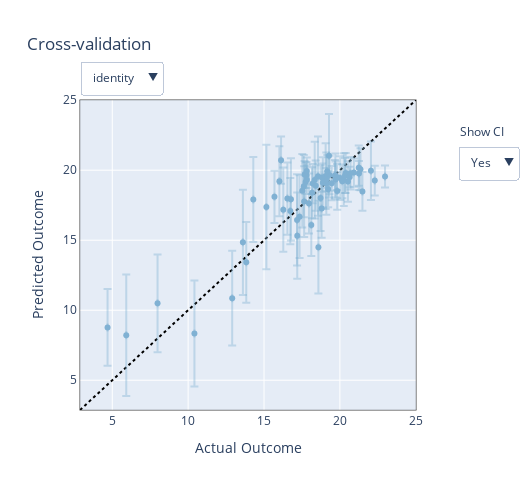

The cell this chart's notebook holds for it:
### Code cell
# Plot the results of cross validation
from sklearn.metrics import r2_score
cv_results = cross_validate(model)

# calculate the r2
observed, predicted = [], []
for i in range(len(cv_results)):
    observed.append(cv_results[i].observed.data.means[0])
    predicted.append(cv_results[i].predicted.means[0])
r2 = r2_score(observed, predicted)
print(f'R2 = {r2}')
render(interact_cross_validation(cv_results))

### Figure 1 — Plotly figure (JSON) as saved in the notebook; plotly's stock layout.template omitted (floating-point values rounded to 4 significant figures)
{"data": [{"hoverinfo": "none", "line": {"color": "black", "dash": "dot", "width": 2}, "mode": "lines", "showlegend": false, "type": "scatter", "visible": true, "x": [2.874, 25.01], "y": [2.874, 25.01]}, {"error_x": {"array": [null, null, null, null, null, null, null, null, null, null, null, null, null, null, null, null, null, null, null, null, null, null, null, null, null, null, null, null, null, null, null, null, null, null, null, null, null, null, null, null, null, null, null, null, null, null, null, null, null, null, null, null, null, null, null, null, null, null, null, null, null, null, null, null, null, null, null, null], "color": "rgba(128,177,211,0.4)", "type": "data"}, "error_y": {"array": [2.887, 1.28, 2.088, 3.383, 2.835, 2.145, 2.348, 3.79, 2.954, 4.334, 4.451, 2.217, 2.525, 2.742, 2.503, 2.941, 3.493, 3.264, 3.084, 3.308, 3.03, 1.827, 1.339, 2.215, 2.367, 1.83, 1.871, 2.744, 2.622, 1.219, 3.758, 3.009, 0.7826, 1.06, 1.388, 1.434, 1.378, 2.349, 1.451, 1.282, 1.497, 1.559, 2.224, 1.793, 1.403, 1.882, 2.58, 1.613, 1.689, 1.176, 2.095, 1.198, 1.256, 1.398, 0.7364, 0.8354, 1.006, 0.9293, 0.9305, 1.095, 1.596, 1.002, 1.153, 0.9594, 1.017, 0.9577, 0.8858, 2.98], "color": "rgba(128,177,211,0.4)", "type": "data"}, "hoverinfo": "text", "marker": {"color": "rgba(128,177,211,1)"}, "mode": "markers", "name": "In-sample", "showlegend": true, "text": ["<b>Arm 0_0</b><br><br>Actual Outcome: 13.83 [nan, nan]<br>Predicted Outcome: 13.422 [10.534, 16.309]<br><br><em>Parameterization:</em><br>Spin_Speed_1: 2404<br>Duration_t1: 15<br>Spin_Speed_2: 1745<br>Dispense_Speed: 203<br>Duration_t3: 13<br>Spin_Speed_3: 4494", "<b>Arm 1_0</b><br><br>Actual Outcome: 19.712 [nan, nan]<br>Predicted Outcome: 19.344 [18.065, 20.624]<br><br><em>Parameterization:</em><br>Spin_Speed_1: 1835<br>Duration_t1: 17<br>Spin_Speed_2: 2289<br>Dispense_Speed: 289<br>Duration_t3: 11<br>Spin_Speed_3: 4389", "<b>Arm 2_0</b><br><br>Actual Outcome: 18.797 [nan, nan]<br>Predicted Outcome: 17.271 [15.183, 19.359]<br><br><em>Parameterization:</em><br>Spin_Speed_1: 1067<br>Duration_t1: 33<br>Spin_Speed_2: 2352<br>Dispense_Speed: 235<br>Duration_t3: 5<br>Spin_Speed_3: 2861", "<b>Arm 3_0</b><br><br>Actual Outcome: 12.903 [nan, nan]<br>Predicted Outcome: 10.856 [7.474, 14.239]<br><br><em>Parameterization:</em><br>Spin_Speed_1: 2276<br>Duration_t1: 18<br>Spin_Speed_2: 1821<br>Dispense_Speed: 26<br>Duration_t3: 15<br>Spin_Speed_3: 3241", "<b>Arm 4_0</b><br><br>Actual Outcome: 18.556 [nan, nan]<br>Predicted Outcome: 19.575 [16.740, 22.410]<br><br><em>Parameterization:</em><br>Spin_Speed_1: 2147<br>Duration_t1: 30<br>Spin_Speed_2: 2816<br>Dispense_Speed: 290<br>Duration_t3: 29<br>Spin_Speed_3: 4981", "<b>Arm 5_0</b><br><br>Actual Outcome: 17.962 [nan, nan]<br>Predicted Outcome: 17.625 [15.479, 19.770]<br><br><em>Parameterization:</em><br>Spin_Speed_1: 1152<br>Duration_t1: 28<br>Spin_Speed_2: 2734<br>Dispense_Speed: 122<br>Duration_t3: 8<br>Spin_Speed_3: 4856", "<b>Arm 6_0</b><br><br>Actual Outcome: 18.726 [nan, nan]<br>Predicted Outcome: 18.012 [15.664, 20.360]<br><br><em>Parameterization:</em><br>Spin_Speed_1: 1240<br>Duration_t1: 23<br>Spin_Speed_2: 2993<br>Dispense_Speed: 190<br>Duration_t3: 19<br>Spin_Speed_3: 2560", "<b>Arm 7_0</b><br><br>Actual Outcome: 10.414 [nan, nan]<br>Predicted Outcome: 8.334 [4.544, 12.123]<br><br><em>Parameterization:</em><br>Spin_Speed_1: 2471<br>Duration_t1: 21<br>Spin_Speed_2: 1394<br>Dispense_Speed: 138<br>Duration_t3: 29<br>Spin_Speed_3: 2046", "<b>Arm 8_0</b><br><br>Actual Outcome: 17.342 [nan, nan]<br>Predicted Outcome: 16.681 [13.727, 19.635]<br><br><em>Parameterization:</em><br>Spin_Speed_1: 907<br>Duration_t1: 9<br>Spin_Speed_2: 2766<br>Dispense_Speed: 314<br>Duration_t3: 22<br>Spin_Speed_3: 4323", "<b>Arm 9_0</b><br><br>Actual Outcome: 5.922 [nan, nan]<br>Predicted Outcome: 8.214 [3.880, 12.548]<br><br><em>Parameterization:</em><br>Spin_Speed_1: 2034<br>Duration_t1: 18<br>Spin_Speed_2: 1021<br>Dispense_Speed: 90<br>Duration_t3: 7<br>Spin_Speed_3: 4776", "<b>Arm 10_0</b><br><br>Actual Outcome: 15.154 [nan, nan]<br>Predicted Outcome: 17.371 [12.920, 21.823]<br><br><em>Parameterization:</em><br>Spin_Speed_1: 540<br>Duration_t1: 19<br>Spin_Speed_2: 2383<br>Dispense_Speed: 16<br>Duration_t3: 23<br>Spin_Speed_3: 4632", "<b>Arm 11_0</b><br><br>Actual Outcome: 19.105 [nan, nan]<br>Predicted Outcome: 19.044 [16.827, 21.261]<br><br><em>Parameterization:</em><br>Spin_Speed_1: 1532<br>Duration_t1: 12<br>Spin_Speed_2: 1955<br>Dispense_Speed: 383<br>Duration_t3: 18<br>Spin_Speed_3: 4137", "<b>Arm 12_0</b><br><br>Actual Outcome: 17.644 [nan, nan]<br>Predicted Outcome: 17.762 [15.237, 20.287]<br><br><em>Parameterization:</em><br>Spin_Speed_1: 1024<br>Duration_t1: 8<br>Spin_Speed_2: 2631<br>Dispense_Speed: 367<br>Duration_t3: 21<br>Spin_Speed_3: 2135", "<b>Arm 13_0</b><br><br>Actual Outcome: 18.34 [nan, nan]<br>Predicted Outcome: 19.296 [16.555, 22.038]<br><br><em>Parameterization:</em><br>Spin_Speed_1: 1768<br>Duration_t1: 22<br>Spin_Speed_2: 2927<br>Dispense_Speed: 77<br>Duration_t3: 10<br>Spin_Speed_3: 4208", "<b>Arm 14_0</b><br><br>Actual Outcome: 16.013 [nan, nan]<br>Predicted Outcome: 19.213 [16.709, 21.716]<br><br><em>Parameterization:</em><br>Spin_Speed_1: 1598<br>Duration_t1: 29<br>Spin_Speed_2: 2592<br>Dispense_Speed: 396<br>Duration_t3: 23<br>Spin_Speed_3: 3688", "<b>Arm 15_0</b><br><br>Actual Outcome: 16.773 [nan, nan]<br>Predicted Outcome: 17.922 [14.980, 20.863]<br><br><em>Parameterization:</em><br>Spin_Speed_1: 691<br>Duration_t1: 14<br>Spin_Speed_2: 1661<br>Dispense_Speed: 248<br>Duration_t3: 19<br>Spin_Speed_3: 3523", "<b>Arm 16_0</b><br><br>Actual Outcome: 7.984 [nan, nan]<br>Predicted Outcome: 10.495 [7.002, 13.988]<br><br><em>Parameterization:</em><br>Spin_Speed_1: 1745<br>Duration_t1: 28<br>Spin_Speed_2: 1098<br>Dispense_Speed: 108<br>Duration_t3: 16<br>Spin_Speed_3: 2467", "<b>Arm 17_0</b><br><br>Actual Outcome: 17.178 [nan, nan]<br>Predicted Outcome: 16.45 [13.186, 19.714]<br><br><em>Parameterization:</em><br>Spin_Speed_1: 2111<br>Duration_t1: 31<br>Spin_Speed_2: 2065<br>Dispense_Speed: 349<br>Duration_t3: 27<br>Spin_Speed_3: 2251", "<b>Arm 18_0</b><br><br>Actual Outcome: 17.19 [nan, nan]<br>Predicted Outcome: 15.326 [12.242, 18.410]<br><br><em>Parameterization:</em><br>Spin_Speed_1: 621<br>Duration_t1: 26<br>Spin_Speed_2: 1221<br>Dispense_Speed: 51<br>Duration_t3: 26<br>Spin_Speed_3: 3907", "<b>Arm 19_0</b><br><br>Actual Outcome: 18.583 [nan, nan]<br>Predicted Outcome: 14.503 [11.195, 17.810]<br><br><em>Parameterization:</em><br>Spin_Speed_1: 1442<br>Duration_t1: 9<br>Spin_Speed_2: 1297<br>Dispense_Speed: 306<br>Duration_t3: 9<br>Spin_Speed_3: 3972", "<b>Arm 20_0</b><br><br>Actual Outcome: 14.294 [nan, nan]<br>Predicted Outcome: 17.91 [14.880, 20.940]<br><br><em>Parameterization:</em><br>Spin_Speed_1: 810<br>Duration_t1: 33<br>Spin_Speed_2: 1776<br>Dispense_Speed: 258<br>Duration_t3: 6<br>Spin_Speed_3: 4599", "<b>Arm 21_0</b><br><br>Actual Outcome: 18.165 [nan, nan]<br>Predicted Outcome: 18.39 [16.563, 20.217]<br><br><em>Parameterization:</em><br>Spin_Speed_1: 1308<br>Duration_t1: 32<br>Spin_Speed_2: 2558<br>Dispense_Speed: 146<br>Duration_t3: 12<br>Spin_Speed_3: 3111", "<b>Arm 22_0</b><br><br>Actual Outcome: 19.824 [nan, nan]<br>Predicted Outcome: 18.512 [17.173, 19.850]<br><br><em>Parameterization:</em><br>Spin_Speed_1: 1333<br>Duration_t1: 20<br>Spin_Speed_2: 1878<br>Dispense_Speed: 212<br>Duration_t3: 24<br>Spin_Speed_3: 3386", "<b>Arm 23_0</b><br><br>Actual Outcome: 18.115 [nan, nan]<br>Predicted Outcome: 16.086 [13.871, 18.301]<br><br><em>Parameterization:</em><br>Spin_Speed_1: 863<br>Duration_t1: 34<br>Spin_Speed_2: 1535<br>Dispense_Speed: 104<br>Duration_t3: 25<br>Spin_Speed_3: 3160", "<b>Arm 24_0</b><br><br>Actual Outcome: 16.732 [nan, nan]<br>Predicted Outcome: 17.08 [14.713, 19.448]<br><br><em>Parameterization:</em><br>Spin_Speed_1: 675<br>Duration_t1: 26<br>Spin_Speed_2: 1604<br>Dispense_Speed: 66<br>Duration_t3: 21<br>Spin_Speed_3: 2720", "<b>Arm 25_0</b><br><br>Actual Outcome: 18.876 [nan, nan]<br>Predicted Outcome: 19.096 [17.265, 20.926]<br><br><em>Parameterization:</em><br>Spin_Speed_1: 1420<br>Duration_t1: 12<br>Spin_Speed_2: 2015<br>Dispense_Speed: 277<br>Duration_t3: 7<br>Spin_Speed_3: 3621", "<b>Arm 26_0</b><br><br>Actual Outcome: 15.688 [nan, nan]<br>Predicted Outcome: 18.099 [16.229, 19.970]<br><br><em>Parameterization:</em><br>Spin_Speed_1: 1973<br>Duration_t1: 24<br>Spin_Speed_2: 2137<br>Dispense_Speed: 218<br>Duration_t3: 16<br>Spin_Speed_3: 2822", "<b>Arm 27_0</b><br><br>Actual Outcome: 4.69 [nan, nan]<br>Predicted Outcome: 8.774 [6.030, 11.519]<br><br><em>Parameterization:</em><br>Spin_Speed_1: 2349<br>Duration_t1: 15<br>Spin_Speed_2: 1315<br>Dispense_Speed: 35<br>Duration_t3: 18<br>Spin_Speed_3: 2282", "<b>Arm 28_0</b><br><br>Actual Outcome: 17.522 [nan, nan]<br>Predicted Outcome: 18.536 [15.914, 21.158]<br><br><em>Parameterization:</em><br>Spin_Speed_1: 2211<br>Duration_t1: 10<br>Spin_Speed_2: 2465<br>Dispense_Speed: 156<br>Duration_t3: 13<br>Spin_Speed_3: 2585", "<b>Arm 29_0</b><br><br>Actual Outcome: 19.463 [nan, nan]<br>Predicted Outcome: 19.074 [17.855, 20.293]<br><br><em>Parameterization:</em><br>Spin_Speed_1: 1632<br>Duration_t1: 20<br>Spin_Speed_2: 2233<br>Dispense_Speed: 328<br>Duration_t3: 14<br>Spin_Speed_3: 3025", "<b>Arm 30_0</b><br><br>Actual Outcome: 13.608 [nan, nan]<br>Predicted Outcome: 14.846 [11.088, 18.605]<br><br><em>Parameterization:</em><br>Spin_Speed_1: 1881<br>Duration_t1: 25<br>Spin_Speed_2: 1449<br>Dispense_Speed: 360<br>Duration_t3: 10<br>Spin_Speed_3: 3843", "<b>Arm 31_0</b><br><br>Actual Outcome: 16.27 [nan, nan]<br>Predicted Outcome: 17.177 [14.168, 20.186]<br><br><em>Parameterization:</em><br>Spin_Speed_1: 953<br>Duration_t1: 13<br>Spin_Speed_2: 1167<br>Dispense_Speed: 177<br>Duration_t3: 27<br>Spin_Speed_3: 3463", "<b>Arm 32_0</b><br><br>Actual Outcome: 22.973 [nan, nan]<br>Predicted Outcome: 19.548 [18.766, 20.331]<br><br><em>Parameterization:</em><br>Spin_Speed_1: 1474<br>Duration_t1: 14<br>Spin_Speed_2: 2324<br>Dispense_Speed: 250<br>Duration_t3: 19<br>Spin_Speed_3: 3910", "<b>Arm 33_0</b><br><br>Actual Outcome: 22.298 [nan, nan]<br>Predicted Outcome: 19.256 [18.196, 20.317]<br><br><em>Parameterization:</em><br>Spin_Speed_1: 1515<br>Duration_t1: 16<br>Spin_Speed_2: 2676<br>Dispense_Speed: 269<br>Duration_t3: 6<br>Spin_Speed_3: 3552", "<b>Arm 34_0</b><br><br>Actual Outcome: 21.484 [nan, nan]<br>Predicted Outcome: 18.488 [17.100, 19.876]<br><br><em>Parameterization:</em><br>Spin_Speed_1: 1165<br>Duration_t1: 23<br>Spin_Speed_2: 2063<br>Dispense_Speed: 241<br>Duration_t3: 32<br>Spin_Speed_3: 2863", "<b>Arm 35_0</b><br><br>Actual Outcome: 20.381 [nan, nan]<br>Predicted Outcome: 19.8 [18.366, 21.234]<br><br><em>Parameterization:</em><br>Spin_Speed_1: 1913<br>Duration_t1: 13<br>Spin_Speed_2: 2671<br>Dispense_Speed: 222<br>Duration_t3: 22<br>Spin_Speed_3: 5000", "<b>Arm 36_0</b><br><br>Actual Outcome: 19.312 [nan, nan]<br>Predicted Outcome: 19.654 [18.276, 21.032]<br><br><em>Parameterization:</em><br>Spin_Speed_1: 1421<br>Duration_t1: 8<br>Spin_Speed_2: 2021<br>Dispense_Speed: 279<br>Duration_t3: 25<br>Spin_Speed_3: 3002", "<b>Arm 37_0</b><br><br>Actual Outcome: 19.06 [nan, nan]<br>Predicted Outcome: 19.584 [17.234, 21.933]<br><br><em>Parameterization:</em><br>Spin_Speed_1: 1840<br>Duration_t1: 5<br>Spin_Speed_2: 2401<br>Dispense_Speed: 360<br>Duration_t3: 10<br>Spin_Speed_3: 3825", "<b>Arm 38_0</b><br><br>Actual Outcome: 20.529 [nan, nan]<br>Predicted Outcome: 19.198 [17.746, 20.649]<br><br><em>Parameterization:</em><br>Spin_Speed_1: 1476<br>Duration_t1: 13<br>Spin_Speed_2: 2036<br>Dispense_Speed: 242<br>Duration_t3: 25<br>Spin_Speed_3: 5000", "<b>Arm 39_0</b><br><br>Actual Outcome: 19.226 [nan, nan]<br>Predicted Outcome: 18.635 [17.353, 19.918]<br><br><em>Parameterization:</em><br>Spin_Speed_1: 1096<br>Duration_t1: 20<br>Spin_Speed_2: 2295<br>Dispense_Speed: 247<br>Duration_t3: 17<br>Spin_Speed_3: 2231", "<b>Arm 40_0</b><br><br>Actual Outcome: 21.355 [nan, nan]<br>Predicted Outcome: 20.065 [18.568, 21.562]<br><br><em>Parameterization:</em><br>Spin_Speed_1: 2126<br>Duration_t1: 21<br>Spin_Speed_2: 2903<br>Dispense_Speed: 266<br>Duration_t3: 9<br>Spin_Speed_3: 5000", "<b>Arm 41_0</b><br><br>Actual Outcome: 20.017 [nan, nan]<br>Predicted Outcome: 19.437 [17.879, 20.996]<br><br><em>Parameterization:</em><br>Spin_Speed_1: 1600<br>Duration_t1: 18<br>Spin_Speed_2: 2444<br>Dispense_Speed: 187<br>Duration_t3: 32<br>Spin_Speed_3: 4233", "<b>Arm 42_0</b><br><br>Actual Outcome: 17.623 [nan, nan]<br>Predicted Outcome: 18.863 [16.639, 21.087]<br><br><em>Parameterization:</em><br>Spin_Speed_1: 1184<br>Duration_t1: 29<br>Spin_Speed_2: 1946<br>Dispense_Speed: 191<br>Duration_t3: 35<br>Spin_Speed_3: 4204", "<b>Arm 43_0</b><br><br>Actual Outcome: 18.409 [nan, nan]<br>Predicted Outcome: 18.899 [17.106, 20.692]<br><br><em>Parameterization:</em><br>Spin_Speed_1: 1210<br>Duration_t1: 18<br>Spin_Speed_2: 1933<br>Dispense_Speed: 325<br>Duration_t3: 21<br>Spin_Speed_3: 2000", "<b>Arm 44_0</b><br><br>Actual Outcome: 18.206 [nan, nan]<br>Predicted Outcome: 19.048 [17.646, 20.451]<br><br><em>Parameterization:</em><br>Spin_Speed_1: 1220<br>Duration_t1: 15<br>Spin_Speed_2: 2546<br>Dispense_Speed: 198<br>Duration_t3: 11<br>Spin_Speed_3: 2783", "<b>Arm 45_0</b><br><br>Actual Outcome: 20.256 [nan, nan]<br>Predicted Outcome: 19.33 [17.448, 21.212]<br><br><em>Parameterization:</em><br>Spin_Speed_1: 1570<br>Duration_t1: 5<br>Spin_Speed_2: 2329<br>Dispense_Speed: 211<br>Duration_t3: 19<br>Spin_Speed_3: 4466", "<b>Arm 46_0</b><br><br>Actual Outcome: 16.54 [nan, nan]<br>Predicted Outcome: 17.972 [15.392, 20.552]<br><br><em>Parameterization:</em><br>Spin_Speed_1: 925<br>Duration_t1: 22<br>Spin_Speed_2: 2808<br>Dispense_Speed: 268<br>Duration_t3: 5<br>Spin_Speed_3: 2000", "<b>Arm 47_0</b><br><br>Actual Outcome: 19.7 [nan, nan]<br>Predicted Outcome: 19.572 [17.959, 21.185]<br><br><em>Parameterization:</em><br>Spin_Speed_1: 1631<br>Duration_t1: 22<br>Spin_Speed_2: 2902<br>Dispense_Speed: 281<br>Duration_t3: 5<br>Spin_Speed_3: 3450", "<b>Arm 48_0</b><br><br>Actual Outcome: 16.123 [nan, nan]<br>Predicted Outcome: 20.719 [19.030, 22.409]<br><br><em>Parameterization:</em><br>Spin_Speed_1: 1720<br>Duration_t1: 5<br>Spin_Speed_2: 2707<br>Dispense_Speed: 260<br>Duration_t3: 10<br>Spin_Speed_3: 4488", "<b>Arm 49_0</b><br><br>Actual Outcome: 19.168 [nan, nan]<br>Predicted Outcome: 19.917 [18.741, 21.093]<br><br><em>Parameterization:</em><br>Spin_Speed_1: 1451<br>Duration_t1: 9<br>Spin_Speed_2: 2149<br>Dispense_Speed: 256<br>Duration_t3: 27<br>Spin_Speed_3: 3416", "<b>Arm 50_0</b><br><br>Actual Outcome: 22.046 [nan, nan]<br>Predicted Outcome: 19.96 [17.865, 22.055]<br><br><em>Parameterization:</em><br>Spin_Speed_1: 2358<br>Duration_t1: 19<br>Spin_Speed_2: 2981<br>Dispense_Speed: 298<br>Duration_t3: 13<br>Spin_Speed_3: 3658", "<b>Arm 51_0</b><br><br>Actual Outcome: 20.158 [nan, nan]<br>Predicted Outcome: 19.203 [18.005, 20.402]<br><br><em>Parameterization:</em><br>Spin_Speed_1: 1490<br>Duration_t1: 19<br>Spin_Speed_2: 2611<br>Dispense_Speed: 270<br>Duration_t3: 5<br>Spin_Speed_3: 4888", "<b>Arm 52_0</b><br><br>Actual Outcome: 20.336 [nan, nan]<br>Predicted Outcome: 19.622 [18.366, 20.878]<br><br><em>Parameterization:</em><br>Spin_Speed_1: 1790<br>Duration_t1: 20<br>Spin_Speed_2: 2696<br>Dispense_Speed: 227<br>Duration_t3: 5<br>Spin_Speed_3: 5000", "<b>Arm 53_0</b><br><br>Actual Outcome: 17.739 [nan, nan]<br>Predicted Outcome: 19.159 [17.762, 20.557]<br><br><em>Parameterization:</em><br>Spin_Speed_1: 1120<br>Duration_t1: 18<br>Spin_Speed_2: 2238<br>Dispense_Speed: 273<br>Duration_t3: 31<br>Spin_Speed_3: 3881", "<b>Arm 54_0</b><br><br>Actual Outcome: 20.647 [nan, nan]<br>Predicted Outcome: 19.517 [18.781, 20.253]<br><br><em>Parameterization:</em><br>Spin_Speed_1: 1509<br>Duration_t1: 18<br>Spin_Speed_2: 2552<br>Dispense_Speed: 254<br>Duration_t3: 17<br>Spin_Speed_3: 4265", "<b>Arm 55_0</b><br><br>Actual Outcome: 19.101 [nan, nan]<br>Predicted Outcome: 19.33 [18.495, 20.166]<br><br><em>Parameterization:</em><br>Spin_Speed_1: 1317<br>Duration_t1: 18<br>Spin_Speed_2: 2336<br>Dispense_Speed: 262<br>Duration_t3: 23<br>Spin_Speed_3: 4092", "<b>Arm 56_0</b><br><br>Actual Outcome: 20.922 [nan, nan]<br>Predicted Outcome: 19.832 [18.826, 20.838]<br><br><em>Parameterization:</em><br>Spin_Speed_1: 1671<br>Duration_t1: 16<br>Spin_Speed_2: 2613<br>Dispense_Speed: 271<br>Duration_t3: 17<br>Spin_Speed_3: 3640", "<b>Arm 57_0</b><br><br>Actual Outcome: 19.808 [nan, nan]<br>Predicted Outcome: 19.521 [18.592, 20.450]<br><br><em>Parameterization:</em><br>Spin_Speed_1: 1596<br>Duration_t1: 19<br>Spin_Speed_2: 2668<br>Dispense_Speed: 237<br>Duration_t3: 12<br>Spin_Speed_3: 4999", "<b>Arm 58_0</b><br><br>Actual Outcome: 17.798 [nan, nan]<br>Predicted Outcome: 19.653 [18.723, 20.584]<br><br><em>Parameterization:</em><br>Spin_Speed_1: 1428<br>Duration_t1: 15<br>Spin_Speed_2: 2488<br>Dispense_Speed: 292<br>Duration_t3: 13<br>Spin_Speed_3: 4281", "<b>Arm 59_0</b><br><br>Actual Outcome: 19.671 [nan, nan]<br>Predicted Outcome: 19.627 [18.532, 20.722]<br><br><em>Parameterization:</em><br>Spin_Speed_1: 1513<br>Duration_t1: 15<br>Spin_Speed_2: 2388<br>Dispense_Speed: 198<br>Duration_t3: 18<br>Spin_Speed_3: 4580", "<b>Arm 60_0</b><br><br>Actual Outcome: 21.242 [nan, nan]<br>Predicted Outcome: 20.175 [18.579, 21.771]<br><br><em>Parameterization:</em><br>Spin_Speed_1: 2134<br>Duration_t1: 20<br>Spin_Speed_2: 2989<br>Dispense_Speed: 238<br>Duration_t3: 18<br>Spin_Speed_3: 4014", "<b>Arm 61_0</b><br><br>Actual Outcome: 18.827 [nan, nan]<br>Predicted Outcome: 19.471 [18.469, 20.473]<br><br><em>Parameterization:</em><br>Spin_Speed_1: 1568<br>Duration_t1: 20<br>Spin_Speed_2: 2755<br>Dispense_Speed: 238<br>Duration_t3: 17<br>Spin_Speed_3: 4749", "<b>Arm 62_0</b><br><br>Actual Outcome: 20.698 [nan, nan]<br>Predicted Outcome: 19.784 [18.631, 20.937]<br><br><em>Parameterization:</em><br>Spin_Speed_1: 1647<br>Duration_t1: 14<br>Spin_Speed_2: 2413<br>Dispense_Speed: 293<br>Duration_t3: 25<br>Spin_Speed_3: 4326", "<b>Arm 63_0</b><br><br>Actual Outcome: 17.674 [nan, nan]<br>Predicted Outcome: 19.694 [18.735, 20.654]<br><br><em>Parameterization:</em><br>Spin_Speed_1: 1403<br>Duration_t1: 18<br>Spin_Speed_2: 2463<br>Dispense_Speed: 256<br>Duration_t3: 25<br>Spin_Speed_3: 3426", "<b>Arm 64_0</b><br><br>Actual Outcome: 17.823 [nan, nan]<br>Predicted Outcome: 19.314 [18.297, 20.331]<br><br><em>Parameterization:</em><br>Spin_Speed_1: 1303<br>Duration_t1: 17<br>Spin_Speed_2: 2400<br>Dispense_Speed: 246<br>Duration_t3: 17<br>Spin_Speed_3: 4827", "<b>Arm 65_0</b><br><br>Actual Outcome: 17.82 [nan, nan]<br>Predicted Outcome: 19.943 [18.986, 20.901]<br><br><em>Parameterization:</em><br>Spin_Speed_1: 1677<br>Duration_t1: 19<br>Spin_Speed_2: 2765<br>Dispense_Speed: 267<br>Duration_t3: 16<br>Spin_Speed_3: 4181", "<b>Arm 66_0</b><br><br>Actual Outcome: 21.257 [nan, nan]<br>Predicted Outcome: 19.772 [18.886, 20.657]<br><br><em>Parameterization:</em><br>Spin_Speed_1: 1553<br>Duration_t1: 13<br>Spin_Speed_2: 2396<br>Dispense_Speed: 273<br>Duration_t3: 16<br>Spin_Speed_3: 3785", "<b>Arm 67_0</b><br><br>Actual Outcome: 19.282 [nan, nan]<br>Predicted Outcome: 21.028 [18.048, 24.008]<br><br><em>Parameterization:</em><br>Spin_Speed_1: 2579<br>Duration_t1: 21<br>Spin_Speed_2: 3000<br>Dispense_Speed: 228<br>Duration_t3: 13<br>Spin_Speed_3: 5000"], "type": "scatter", "visible": true, "x": [13.83, 19.71, 18.8, 12.9, 18.56, 17.96, 18.73, 10.41, 17.34, 5.922, 15.15, 19.11, 17.64, 18.34, 16.01, 16.77, 7.984, 17.18, 17.19, 18.58, 14.29, 18.16, 19.82, 18.11, 16.73, 18.88, 15.69, 4.69, 17.52, 19.46, 13.61, 16.27, 22.97, 22.3, 21.48, 20.38, 19.31, 19.06, 20.53, 19.23, 21.36, 20.02, 17.62, 18.41, 18.21, 20.26, 16.54, 19.7, 16.12, 19.17, 22.05, 20.16, 20.34, 17.74, 20.65, 19.1, 20.92, 19.81, 17.8, 19.67, 21.24, 18.83, 20.7, 17.67, 17.82, 17.82, 21.26, 19.28], "y": [13.42, 19.34, 17.27, 10.86, 19.57, 17.62, 18.01, 8.334, 16.68, 8.214, 17.37, 19.04, 17.76, 19.3, 19.21, 17.92, 10.5, 16.45, 15.33, 14.5, 17.91, 18.39, 18.51, 16.09, 17.08, 19.1, 18.1, 8.774, 18.54, 19.07, 14.85, 17.18, 19.55, 19.26, 18.49, 19.8, 19.65, 19.58, 19.2, 18.64, 20.07, 19.44, 18.86, 18.9, 19.05, 19.33, 17.97, 19.57, 20.72, 19.92, 19.96, 19.2, 19.62, 19.16, 19.52, 19.33, 19.83, 19.52, 19.65, 19.63, 20.18, 19.47, 19.78, 19.69, 19.31, 19.94, 19.77, 21.03]}], "layout": {"annotations": [{"showarrow": false, "text": "Show CI", "x": 1.125, "xanchor": "left", "xref": "paper", "y": 0.9, "yanchor": "middle", "yref": "paper"}], "height": 500, "hovermode": "closest", "margin": {"b": 90}, "showlegend": false, "title": {"text": "Cross-validation"}, "updatemenus": [{"buttons": [{"args": [{"visible": [true, true]}, {"xaxis.range": [2.874, 25.01], "yaxis.range": [2.874, 25.01]}], "label": "identity", "method": "update"}], "x": 0, "xanchor": "left", "y": 1.125, "yanchor": "top"}, {"buttons": [{"args": [{"error_x.thickness": 2, "error_x.width": 4, "error_y.thickness": 2, "error_y.width": 4}], "label": "Yes", "method": "restyle"}, {"args": [{"error_x.thickness": 0, "error_x.width": 0, "error_y.thickness": 0, "error_y.width": 0}], "label": "No", "method": "restyle"}], "x": 1.125, "xanchor": "left", "y": 0.8, "yanchor": "middle"}], "width": 530, "xaxis": {"linecolor": "black", "linewidth": 0.5, "mirror": true, "range": [2.874, 25.01], "title": {"text": "Actual Outcome"}, "zeroline": false}, "yaxis": {"linecolor": "black", "linewidth": 0.5, "mirror": true, "range": [2.874, 25.01], "title": {"text": "Predicted Outcome"}, "zeroline": false}}}
